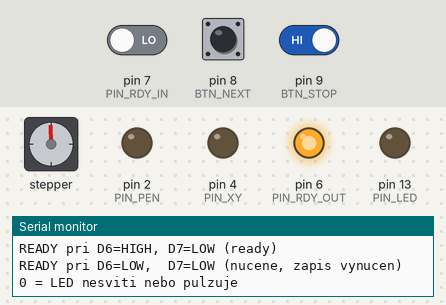
Recording of a sketch running on a simulated Arduino Nano, built with avr-gcc and run on an emulated ATmega328P. Parts: stepper motor, output pins drawn as LEDs (lit = HIGH), the last lines printed to the serial monitor. Wiring (inferred from the names in the program): stepper motor driver (200 steps per turn assumed): step pin 3; direction pin 5. Dashed ring = blinking. The inputs (shaded band) are chosen by the test bench; at power-on: pin 8 (BTN_NEXT) HIGH, pin 9 (BTN_STOP) HIGH, pin 7 (PIN_RDY_IN) LOW. Pins used as bus, display or sensor lines are not drawn.

Above: at 1.4 s.
1.5 s: pin 8 (BTN_NEXT) pulled LOW for 0.15 s
At 3.2 s:
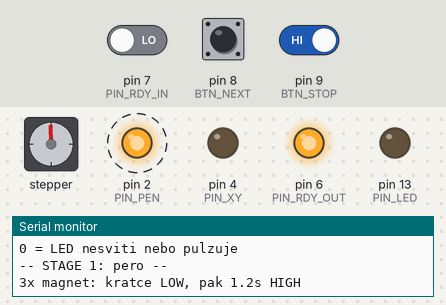
4.6 s: pin 8 (BTN_NEXT) driven LOW and pin 9 (BTN_STOP) driven LOW
7.6 s: pin 8 (BTN_NEXT) pulsed HIGH 5 times (0.12 s each, 0.3 s apart)
At 10.2 s:
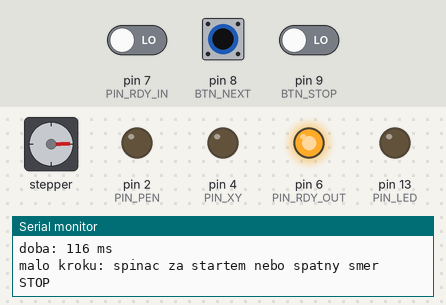
10.7 s: pin 8 (BTN_NEXT) driven HIGH
At 12.7 s:
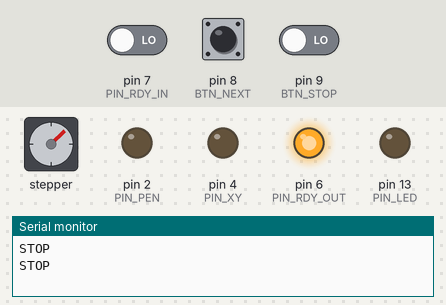
Timing chart, 0 to 14.2 s (numbered marks = the images above; inputs shaded):
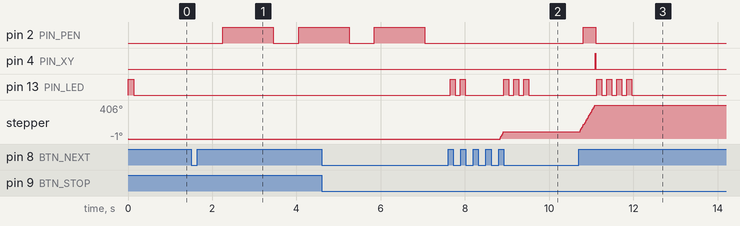

The sketch:

test_interface.ino
```cpp
// Graficka jednotka XY 4140 - test rozhrani
// Konektor 6 pinu: 1 PEN | 2 STEP | 3 X/Y | 4 +/- | 5 READY | 6 GND
//
// Arduino Nano ATmega328P 5V - pripojeni primo na 5V TTL, bez prevodniku
//   PEN   D2   LOW = pero nahoru, HIGH = pero dolu
//   STEP  D3   LOW = impulz (krok), HIGH = pauza
//   X/Y   D4   LOW = CART (Y), HIGH = PAPER (X)
//   +/-   D5   LOW = smer A, HIGH = smer B
//   READY D6   vystup, 4k7 v serii do pinu 5 plotteru (slaby, nebrani plotteru stahnout linku)
//   READY D7   vstup, 10k v serii z pinu 5 plotteru (chrani MCU pred 5.5V z vysokonapetoveho vyonu)
//   GND   GND  spojena se zemnou plotteru
//   tlacitka D8 a D9 na GND, INPUT_PULLUP
//
// Pin 5 je jednosmerne napajena linka: D6 ji ridi, D7 ji cte.
// Serial 115200 je v tomto testu vyzadovan, pro odhad casu a chyb.

#include <XY4140.h>

#define PIN_PEN     2
#define PIN_STEP    3
#define PIN_XY      4
#define PIN_DIR     5
#define PIN_RDY_OUT 6
#define PIN_RDY_IN  7
#define BTN_NEXT    8
#define BTN_STOP    9
#define PIN_LED     13

#define DIR_INVERT   0
#define USE_MAGNET   1
#define SPEED_US     1000
#define PEN_SETTLE   10000
#define HOME_BACKOFF 50
#define HOME_MAX     4000

static XY4140 drv;
static int stage = 0;
static uint8_t stopLow = 0;

// Volano pri krokovani, aby STOP fungoval i uprostred dlouhe useky
static bool abortHook() {
  if (digitalRead(BTN_STOP) == LOW) {
    stopLow++;
    if (stopLow >= 2) return true;
  } else {
    stopLow = 0;
  }
  return false;
}

static void setLed(int times) {
  for (int i = 0; i < times; i++) {
    digitalWrite(PIN_LED, HIGH); delay(120);
    digitalWrite(PIN_LED, LOW);  delay(120);
  }
}

static void stageSelfTest() {
  Serial.println(F("-- STAGE 0: self-test --"));
  drv.idle();
  digitalWrite(PIN_RDY_OUT, HIGH);
  delayMicroseconds(SPEED_US);
  Serial.print(F("READY pri D6=HIGH, D7="));
  Serial.println(digitalRead(PIN_RDY_IN) ? F("HIGH (nepripraveno)") : F("LOW (ready)"));
  digitalWrite(PIN_RDY_OUT, LOW);
  delayMicroseconds(SPEED_US);
  Serial.print(F("READY pri D6=LOW,  D7="));
  Serial.println(digitalRead(PIN_RDY_IN) ? F("HIGH") : F("LOW (nucene, zapis vynucen)"));
  drv.idle();
  Serial.println(F("0 = LED nesviti nebo pulzuje"));
  setLed(1);
}

static void stagePenTest() {
  Serial.println(F("-- STAGE 1: pero --"));
  Serial.println(F("3x magnet: kratce LOW, pak 1.2s HIGH"));
  for (int i = 0; i < 3; i++) {
    digitalWrite(PIN_PEN, LOW);  delay(600);
    digitalWrite(PIN_PEN, HIGH); delay(1200);
  }
  digitalWrite(PIN_PEN, LOW); delay(600);
  Serial.println(F("pero se ma v magnetu udrzat 1.2s, jinak spatna polarita"));
  setLed(2);
}

static void stageHoming() {
  Serial.println(F("-- STAGE 2: homing --"));
  uint32_t t = millis();
  int32_t n = drv.home();
  Serial.print(F("kroku do konce drahy: "));
  Serial.println(n);
  Serial.print(F("doba: ")); Serial.print(millis() - t); Serial.println(F(" ms"));
  if (n == XY4140::HOME_ALREADY) {
    Serial.println(F("READY je rovnou ready - spinac zaznamenany hned za startem"));
  } else if (n == XY4140::HOME_FAILED) {
    Serial.print(F("spinac nereagoval za ")); Serial.println(HOME_MAX);
  } else if (n > 1000 && n < 2500) {
    Serial.println(F("~1850 ocekavano: osa Y a smer OK"));
  } else if (n >= 2500) {
    Serial.println(F(">2500: mozna X/Y jsou prohozene"));
  } else {
    Serial.println(F("malo kroku: spinac za startem nebo spatny smer"));
  }
  setLed(3);
}

static void stageAxes() {
  Serial.println(F("-- STAGE 3: osy a smer --"));
  drv.home();
  int32_t x0 = drv.positionX(), y0 = drv.positionY();
  drv.lineTo(x0, y0 + 300);
  drv.lineTo(x0 + 200, y0 + 300);
  drv.lineTo(x0 + 200, y0);
  drv.lineTo(x0, y0);
  drv.park();
  Serial.println(F("obdelnik 20x30mm vlevo nahore od domu"));
  Serial.println(F("ma byt normalni, ne zrcadleny"));
  Serial.print(F("DIR_INVERT=")); Serial.print(DIR_INVERT);
  Serial.println(F("  pri spatnem smeru sem vloz 1 a nahraj znovu"));
  setLed(4);
}

static void stageFrame() {
  Serial.println(F("-- STAGE 4: plocha --"));
  uint32_t t = millis();
  drv.home();
  drv.lineTo(XY4140::MAX_X, 0);
  drv.lineTo(XY4140::MAX_X, XY4140::MAX_Y);
  drv.lineTo(0, XY4140::MAX_Y);
  drv.lineTo(0, 0);
  drv.lineTo(XY4140::MAX_X, XY4140::MAX_Y);
  drv.lineTo(XY4140::MAX_X, 0);
  for (int i = 0; i <= 10; i++) {
    int32_t v = (int32_t)XY4140::MAX_Y * i / 10;
    drv.lineTo(1300, v);
    drv.lineTo(1400, v);
  }
  drv.lineTo(0, 0);
  for (int i = 0; i <= 10; i++) {
    int32_t v = (int32_t)XY4140::MAX_X * i / 10;
    drv.lineTo(v, 0);
    drv.lineTo(v, 100);
  }
  drv.lineTo(0, 0);
  drv.lineTo(0, 800);
  int32_t cx = 800, cy = 925, r = 500;
  for (int a = 0; a < 360; a += 2) {
    double rad = a * 0.01745329251994;
    int32_t px = cx + (int32_t)(r * sin(rad));
    int32_t py = cy + (int32_t)(r * cos(rad));
    drv.lineTo(px, py);
  }
  drv.park();
  Serial.print(F("doba: ")); Serial.print(millis() - t); Serial.println(F(" ms"));
  setLed(5);
}

void setup() {
  pinMode(BTN_NEXT, INPUT_PULLUP);
  pinMode(BTN_STOP, INPUT_PULLUP);
  pinMode(PIN_LED, OUTPUT);

  drv.begin(PIN_PEN, PIN_STEP, PIN_XY, PIN_DIR, PIN_RDY_OUT, PIN_RDY_IN);
  drv.setDirInvert(DIR_INVERT);
  drv.setMagPen(USE_MAGNET);
  drv.setStepDelay(SPEED_US);
  drv.setPenSettle(PEN_SETTLE);
  drv.setHomingBackoff(HOME_BACKOFF);
  drv.setHomingMaxSteps(HOME_MAX);
  drv.setAbortHook(abortHook);

  Serial.begin(115200);
  Serial.println(F("XY4140 test ready - stisk D8 pro dalsi etap"));
  stageSelfTest();
}

void loop() {
  if (digitalRead(BTN_STOP) == LOW) {
    drv.requestStop();
    drv.park();
    drv.idle();
    Serial.println(F("STOP"));
    delay(500);
  }
  if (digitalRead(BTN_NEXT) == LOW) {
    delay(50);
    while (digitalRead(BTN_NEXT) == LOW) {}
    drv.clearStop();
    switch (stage) {
      case 0: stagePenTest(); break;
      case 1: stageHoming();  break;
      case 2: stageAxes();    break;
      case 3: stageFrame();   break;
    }
    stage++;
    if (stage > 4) {
      stage = 0;
      Serial.println(F("-- restart --"));
      stageSelfTest();
    }
  }
}
```

Measured:
- after the input at 1.5 s, pin 2 (PIN_PEN): LOW → HIGH after 0.75 s, → LOW 1.2 s later, → HIGH 0.60 s later
- after the input at 7.6 s, stepper: turns 89° clockwise, starting after 1.2 s
- after the input at 10.7 s, pin 2 (PIN_PEN): LOW → HIGH after 0.12 s, → LOW 0.30 s later; pin 4 (PIN_XY): LOW → HIGH after 0.39 s, → LOW 0.02 s later; pin 13 (PIN_LED): alternates HIGH for 0.12 s and LOW for 0.12 s, 8 changes in all, then stays LOW, starting after 0.43 s; stepper: turns 318° clockwise in 0.35 s, starting at once
